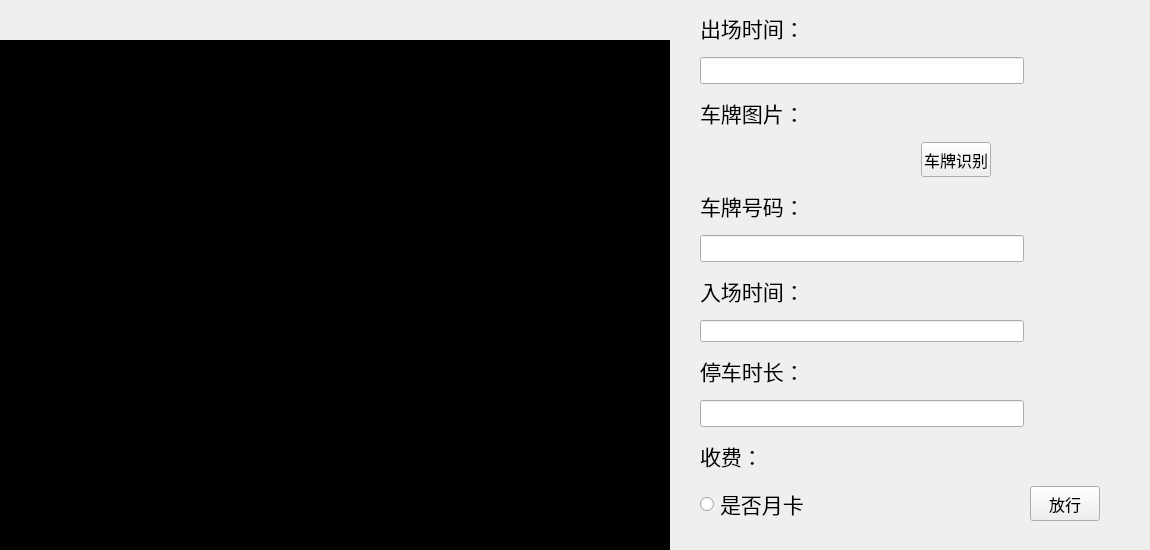
<?xml version="1.0" encoding="UTF-8"?>
<ui version="4.0">
 <class>Main_Out</class>
 <widget class="QWidget" name="Main_Out">
  <property name="geometry">
   <rect>
    <x>0</x>
    <y>0</y>
    <width>1150</width>
    <height>550</height>
   </rect>
  </property>
  <property name="minimumSize">
   <size>
    <width>1150</width>
    <height>550</height>
   </size>
  </property>
  <property name="maximumSize">
   <size>
    <width>1150</width>
    <height>550</height>
   </size>
  </property>
  <property name="windowTitle">
   <string>Main_Out</string>
  </property>
  <widget class="QLabel" name="outVideo_label">
   <property name="geometry">
    <rect>
     <x>0</x>
     <y>40</y>
     <width>670</width>
     <height>510</height>
    </rect>
   </property>
   <property name="styleSheet">
    <string notr="true">background-color: rgb(0, 0, 0);</string>
   </property>
   <property name="text">
    <string/>
   </property>
  </widget>
  <widget class="QWidget" name="widget" native="true">
   <property name="geometry">
    <rect>
     <x>700</x>
     <y>5</y>
     <width>400</width>
     <height>530</height>
    </rect>
   </property>
   <layout class="QGridLayout" name="gridLayout">
    <property name="leftMargin">
     <number>0</number>
    </property>
    <property name="topMargin">
     <number>0</number>
    </property>
    <property name="rightMargin">
     <number>0</number>
    </property>
    <property name="bottomMargin">
     <number>0</number>
    </property>
    <item row="8" column="0">
     <widget class="QLabel" name="stayTime_label">
      <property name="maximumSize">
       <size>
        <width>16777215</width>
        <height>40</height>
       </size>
      </property>
      <property name="font">
       <font>
        <pointsize>16</pointsize>
       </font>
      </property>
      <property name="text">
       <string>停车时长：</string>
      </property>
     </widget>
    </item>
    <item row="10" column="0">
     <widget class="QLabel" name="price_label">
      <property name="maximumSize">
       <size>
        <width>16777215</width>
        <height>40</height>
       </size>
      </property>
      <property name="font">
       <font>
        <pointsize>16</pointsize>
       </font>
      </property>
      <property name="text">
       <string>收费：</string>
      </property>
     </widget>
    </item>
    <item row="7" column="0" colspan="3">
     <widget class="QLineEdit" name="inTime_edit"/>
    </item>
    <item row="0" column="0">
     <widget class="QLabel" name="outTime_label">
      <property name="maximumSize">
       <size>
        <width>16777215</width>
        <height>40</height>
       </size>
      </property>
      <property name="font">
       <font>
        <pointsize>16</pointsize>
       </font>
      </property>
      <property name="text">
       <string>出场时间：</string>
      </property>
     </widget>
    </item>
    <item row="11" column="3">
     <widget class="QPushButton" name="out_btn">
      <property name="maximumSize">
       <size>
        <width>70</width>
        <height>35</height>
       </size>
      </property>
      <property name="font">
       <font>
        <pointsize>12</pointsize>
       </font>
      </property>
      <property name="text">
       <string>放行</string>
      </property>
     </widget>
    </item>
    <item row="11" column="0" colspan="3">
     <widget class="QRadioButton" name="radioButton">
      <property name="maximumSize">
       <size>
        <width>16777215</width>
        <height>40</height>
       </size>
      </property>
      <property name="font">
       <font>
        <pointsize>16</pointsize>
       </font>
      </property>
      <property name="text">
       <string>是否月卡</string>
      </property>
     </widget>
    </item>
    <item row="5" column="0" colspan="3">
     <widget class="QLineEdit" name="carNum_edit">
      <property name="font">
       <font>
        <pointsize>12</pointsize>
       </font>
      </property>
     </widget>
    </item>
    <item row="6" column="0">
     <widget class="QLabel" name="inTime_label">
      <property name="maximumSize">
       <size>
        <width>16777215</width>
        <height>40</height>
       </size>
      </property>
      <property name="font">
       <font>
        <pointsize>16</pointsize>
       </font>
      </property>
      <property name="text">
       <string>入场时间：</string>
      </property>
     </widget>
    </item>
    <item row="3" column="0">
     <widget class="QLabel" name="car_Image_label">
      <property name="font">
       <font>
        <pointsize>12</pointsize>
       </font>
      </property>
      <property name="text">
       <string/>
      </property>
     </widget>
    </item>
    <item row="1" column="0" colspan="3">
     <widget class="QLineEdit" name="outTime_label_2">
      <property name="font">
       <font>
        <pointsize>12</pointsize>
       </font>
      </property>
     </widget>
    </item>
    <item row="4" column="0">
     <widget class="QLabel" name="carNum_label">
      <property name="maximumSize">
       <size>
        <width>16777215</width>
        <height>40</height>
       </size>
      </property>
      <property name="font">
       <font>
        <pointsize>16</pointsize>
       </font>
      </property>
      <property name="text">
       <string>车牌号码：</string>
      </property>
     </widget>
    </item>
    <item row="2" column="0">
     <widget class="QLabel" name="carImage_label">
      <property name="maximumSize">
       <size>
        <width>16777215</width>
        <height>40</height>
       </size>
      </property>
      <property name="font">
       <font>
        <pointsize>16</pointsize>
       </font>
      </property>
      <property name="text">
       <string>车牌图片：</string>
      </property>
     </widget>
    </item>
    <item row="3" column="2" colspan="2">
     <widget class="QPushButton" name="carNum_btn">
      <property name="maximumSize">
       <size>
        <width>70</width>
        <height>35</height>
       </size>
      </property>
      <property name="font">
       <font>
        <pointsize>12</pointsize>
       </font>
      </property>
      <property name="text">
       <string>车牌识别</string>
      </property>
     </widget>
    </item>
    <item row="9" column="0" colspan="3">
     <widget class="QLineEdit" name="stayTime_edit">
      <property name="font">
       <font>
        <pointsize>12</pointsize>
       </font>
      </property>
     </widget>
    </item>
    <item row="3" column="1">
     <spacer name="horizontalSpacer">
      <property name="orientation">
       <enum>Qt::Horizontal</enum>
      </property>
      <property name="sizeType">
       <enum>QSizePolicy::Fixed</enum>
      </property>
      <property name="sizeHint" stdset="0">
       <size>
        <width>40</width>
        <height>20</height>
       </size>
      </property>
     </spacer>
    </item>
   </layout>
  </widget>
 </widget>
 <resources/>
 <connections/>
</ui>
